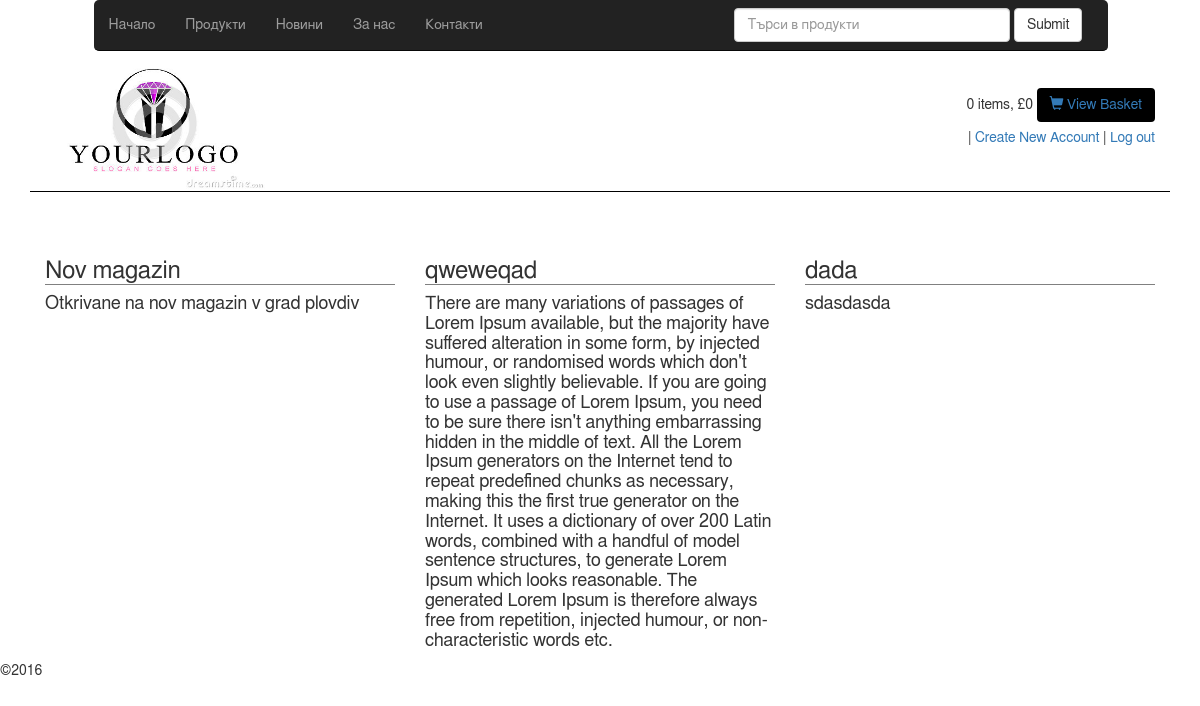
Page /index.php/website/aboutus on the committed database.
### tables this page shows
CREATE TABLE IF NOT EXISTS `aboutus` (
  `id` int(11) NOT NULL AUTO_INCREMENT,
  `title` varchar(255) DEFAULT NULL,
  `date` datetime DEFAULT NULL,
  `content` text,
  PRIMARY KEY (`id`)
);

### application/controllers/website/aboutus.php (called while the page is built, shortened)
<?php
class Aboutus extends CI_Controller {
	public function __construct(){
		$this->load->model('website/aboutus_model','m');
	}
	public function index(){
		$data['aboutus'] = $this->m->get_all();
		$this->load->view('website/header_view');
		$this->load->view('website/aboutus_view',$data);
		$this->load->view('website/footer_view');
	}
}

### index.php (called while the page is built, shortened)
<?php
require_once BASEPATH.'core/CodeIgniter.php';

### application/models/website/aboutus_model.php (called while the page is built, shortened)
<?php
class Aboutus_model extends CI_Model{
	public function get_all(){
		$this->db->order_by("date", "desc");
		$query = $this->db->get('aboutus');
		return $query->result();
	}
}

### application/views/website/aboutus_view.php (the view, shortened to what this page needs)
    <div class='row'>
        <?php foreach ($aboutus as $row):?>
        <section class='col-md-4 ' id='products'>
            <div class='row'>
                <h3><?=$row->title ?></h3>
                <h4><?=$row->content ?></h4>
            </div>
        </section>
        <?php endforeach; ?>
    </div>
</div>

### public/css/style.css (style rules this page uses)
@media (min-width: 1200px) { h3 { margin-top: 0px; } }
body { font-family: Helmet,Freesans,Helvetica,Arial,sans-serif; }
.container section h3 { border-bottom:1px solid; border-color: grey; }
.row { width: 100%; margin-top: 10px; position: relative; margin-left: 0%; }

### rows in the picture
aboutus: title "Nov magazin", content "Otkrivane na nov magazin v grad plovdiv"
aboutus: title "qweweqad", content "There are many variations of passages of Lorem Ipsum available, but the majority have suffered alteration in some form, by injected humour, or randomised words which don't look even slightly believable. If you are going to use a passage of Lorem Ipsum, you need to be sure there isn't anything embarrassing hidden in the middle of text. All the Lorem Ipsum generators on the Internet tend to repeat predefined chunks as necessary, making this the first true generator on the Internet. It uses a dictionary of over 200 Latin words, combined with a handful of model sentence structures, to generate Lorem Ipsum which looks reasonable. The generated Lorem Ipsum is therefore always free from…"
aboutus: title "dada", content "sdasdasda"

### other values in the picture
$count "0"
$this->cart->total() "0"
